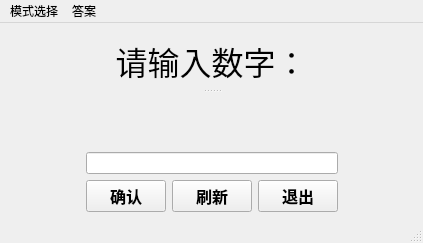
<?xml version="1.0" encoding="UTF-8"?>
<ui version="4.0">
 <class>MainWindow</class>
 <widget class="QMainWindow" name="MainWindow">
  <property name="geometry">
   <rect>
    <x>0</x>
    <y>0</y>
    <width>423</width>
    <height>243</height>
   </rect>
  </property>
  <property name="windowTitle">
   <string>数字炸弹</string>
  </property>
  <property name="windowIcon">
   <iconset resource="../image.qrc">
    <normaloff>:/pic/images/RY.ico</normaloff>:/pic/images/RY.ico</iconset>
  </property>
  <property name="statusTip">
   <string>就绪</string>
  </property>
  <widget class="QWidget" name="centralwidget">
   <layout class="QGridLayout" name="gridLayout">
    <item row="0" column="0">
     <widget class="QSplitter" name="splitter">
      <property name="statusTip">
       <string>就绪</string>
      </property>
      <property name="orientation">
       <enum>Qt::Vertical</enum>
      </property>
      <widget class="QLabel" name="label1">
       <property name="font">
        <font>
         <family>华文新魏</family>
         <pointsize>24</pointsize>
        </font>
       </property>
       <property name="statusTip">
        <string>就绪</string>
       </property>
       <property name="text">
        <string>请输入数字：</string>
       </property>
       <property name="alignment">
        <set>Qt::AlignCenter</set>
       </property>
      </widget>
      <widget class="QLabel" name="label2">
       <property name="font">
        <font>
         <family>华文新魏</family>
         <pointsize>24</pointsize>
        </font>
       </property>
       <property name="statusTip">
        <string>就绪</string>
       </property>
       <property name="text">
        <string/>
       </property>
       <property name="alignment">
        <set>Qt::AlignCenter</set>
       </property>
      </widget>
     </widget>
    </item>
    <item row="1" column="0">
     <layout class="QHBoxLayout" name="horizontalLayout_2">
      <item>
       <spacer name="horizontalSpacer">
        <property name="orientation">
         <enum>Qt::Horizontal</enum>
        </property>
        <property name="sizeHint" stdset="0">
         <size>
          <width>64</width>
          <height>48</height>
         </size>
        </property>
       </spacer>
      </item>
      <item>
       <layout class="QVBoxLayout" name="verticalLayout">
        <item>
         <widget class="QLineEdit" name="inlineEdit">
          <property name="statusTip">
           <string>输入栏</string>
          </property>
         </widget>
        </item>
        <item>
         <layout class="QHBoxLayout" name="horizontalLayout">
          <item>
           <widget class="QPushButton" name="okbutton">
            <property name="font">
             <font>
              <family>等线</family>
              <pointsize>12</pointsize>
              <weight>75</weight>
              <bold>true</bold>
             </font>
            </property>
            <property name="focusPolicy">
             <enum>Qt::ClickFocus</enum>
            </property>
            <property name="statusTip">
             <string>确认</string>
            </property>
            <property name="text">
             <string>确认</string>
            </property>
           </widget>
          </item>
          <item>
           <widget class="QPushButton" name="flushbutton">
            <property name="font">
             <font>
              <family>等线</family>
              <pointsize>12</pointsize>
              <weight>75</weight>
              <bold>true</bold>
             </font>
            </property>
            <property name="focusPolicy">
             <enum>Qt::ClickFocus</enum>
            </property>
            <property name="statusTip">
             <string>刷新</string>
            </property>
            <property name="text">
             <string>刷新</string>
            </property>
           </widget>
          </item>
          <item>
           <widget class="QPushButton" name="endbutton">
            <property name="font">
             <font>
              <family>等线</family>
              <pointsize>12</pointsize>
              <weight>75</weight>
              <bold>true</bold>
             </font>
            </property>
            <property name="focusPolicy">
             <enum>Qt::NoFocus</enum>
            </property>
            <property name="statusTip">
             <string>退出</string>
            </property>
            <property name="text">
             <string>退出</string>
            </property>
           </widget>
          </item>
         </layout>
        </item>
       </layout>
      </item>
      <item>
       <spacer name="horizontalSpacer_2">
        <property name="orientation">
         <enum>Qt::Horizontal</enum>
        </property>
        <property name="sizeHint" stdset="0">
         <size>
          <width>64</width>
          <height>48</height>
         </size>
        </property>
       </spacer>
      </item>
     </layout>
    </item>
   </layout>
  </widget>
  <widget class="QMenuBar" name="menubar">
   <property name="geometry">
    <rect>
     <x>0</x>
     <y>0</y>
     <width>423</width>
     <height>23</height>
    </rect>
   </property>
   <widget class="QMenu" name="menu">
    <property name="statusTip">
     <string>菜单栏</string>
    </property>
    <property name="title">
     <string>模式选择</string>
    </property>
    <addaction name="updatenum"/>
    <addaction name="separator"/>
    <addaction name="updatepattaern"/>
   </widget>
   <widget class="QMenu" name="menu_2">
    <property name="title">
     <string>答案</string>
    </property>
    <addaction name="actionanswer"/>
   </widget>
   <addaction name="menu"/>
   <addaction name="menu_2"/>
  </widget>
  <widget class="QStatusBar" name="statusbar">
   <property name="toolTip">
    <string/>
   </property>
   <property name="statusTip">
    <string>状态栏</string>
   </property>
  </widget>
  <action name="initpattern">
   <property name="icon">
    <iconset>
     <normaloff>../images/Water Elemental.ico</normaloff>../images/Water Elemental.ico</iconset>
   </property>
   <property name="text">
    <string>初始模式</string>
   </property>
  </action>
  <action name="updatepattaern">
   <property name="icon">
    <iconset resource="../image.qrc">
     <normaloff>:/pic/images/Fire Elemental.ico</normaloff>:/pic/images/Fire Elemental.ico</iconset>
   </property>
   <property name="text">
    <string>更新模式</string>
   </property>
   <property name="statusTip">
    <string>每局重新更新一次范围</string>
   </property>
  </action>
  <action name="updatenum">
   <property name="icon">
    <iconset resource="../image.qrc">
     <normaloff>:/pic/images/doc.ico</normaloff>:/pic/images/doc.ico</iconset>
   </property>
   <property name="text">
    <string>更新范围</string>
   </property>
   <property name="statusTip">
    <string>重新输入范围</string>
   </property>
  </action>
  <action name="actionanswer">
   <property name="icon">
    <iconset>
     <normalon>:/pic/images/RY.ico</normalon>
    </iconset>
   </property>
   <property name="text">
    <string>显示答案</string>
   </property>
   <property name="toolTip">
    <string>显示答案</string>
   </property>
   <property name="shortcut">
    <string>Ctrl+D</string>
   </property>
  </action>
 </widget>
 <resources>
  <include location="../image.qrc"/>
 </resources>
 <connections>
  <connection>
   <sender>endbutton</sender>
   <signal>clicked()</signal>
   <receiver>MainWindow</receiver>
   <slot>close()</slot>
   <hints>
    <hint type="sourcelabel">
     <x>292</x>
     <y>196</y>
    </hint>
    <hint type="destinationlabel">
     <x>211</x>
     <y>121</y>
    </hint>
   </hints>
  </connection>
 </connections>
</ui>
